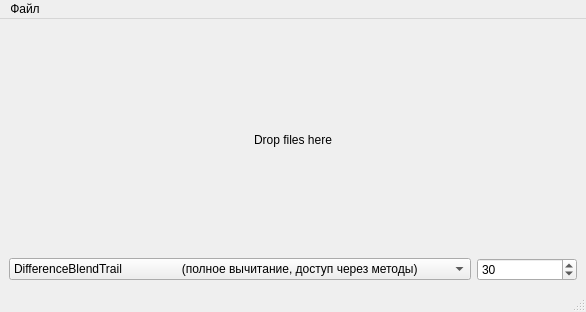
<?xml version="1.0" encoding="UTF-8"?>
<ui version="4.0">
 <class>MainWindow</class>
 <widget class="QMainWindow" name="MainWindow">
  <property name="geometry">
   <rect>
    <x>0</x>
    <y>0</y>
    <width>421</width>
    <height>312</height>
   </rect>
  </property>
  <property name="windowTitle">
   <string>MainWindow</string>
  </property>
  <widget class="QWidget" name="centralwidget">
   <layout class="QGridLayout" name="gridLayout">
    <item row="1" column="1">
     <widget class="QSpinBox" name="spinBoxThreadhold">
      <property name="minimumSize">
       <size>
        <width>100</width>
        <height>0</height>
       </size>
      </property>
      <property name="maximum">
       <number>9999</number>
      </property>
      <property name="value">
       <number>30</number>
      </property>
     </widget>
    </item>
    <item row="0" column="0" colspan="2">
     <widget class="DropArea" name="labelDropArea">
      <property name="text">
       <string>Drop files here</string>
      </property>
      <property name="alignment">
       <set>Qt::AlignmentFlag::AlignCenter</set>
      </property>
     </widget>
    </item>
    <item row="1" column="0">
     <widget class="QComboBox" name="comboBoxMethod">
      <item>
       <property name="text">
        <string>DifferenceBlendTrail                  (полное вычитание, доступ через методы)</string>
       </property>
      </item>
      <item>
       <property name="text">
        <string>DifferenceBlendTrailV2              (полное вычитание, доступ через указательи)</string>
       </property>
      </item>
      <item>
       <property name="text">
        <string>DifferenceBlendTrailV3              (проверка различий и вычитание)</string>
       </property>
      </item>
      <item>
       <property name="text">
        <string>DifferenceBlendTrailV4              (проверка различий, серая шкала)</string>
       </property>
      </item>
      <item>
       <property name="text">
        <string>DifferenceBlendTrailV4Fast       (проверка различий, серая шкала, своя)</string>
       </property>
      </item>
     </widget>
    </item>
   </layout>
  </widget>
  <widget class="QMenuBar" name="menubar">
   <property name="geometry">
    <rect>
     <x>0</x>
     <y>0</y>
     <width>421</width>
     <height>21</height>
    </rect>
   </property>
   <widget class="QMenu" name="menu">
    <property name="title">
     <string>Файл</string>
    </property>
    <addaction name="actionLoad"/>
   </widget>
   <addaction name="menu"/>
  </widget>
  <widget class="QStatusBar" name="statusbar"/>
  <action name="actionLoad">
   <property name="text">
    <string>Загрузить</string>
   </property>
  </action>
 </widget>
 <customwidgets>
  <customwidget>
   <class>DropArea</class>
   <extends>QLabel</extends>
   <header>features/droparea.h</header>
  </customwidget>
 </customwidgets>
 <resources/>
 <connections/>
</ui>
